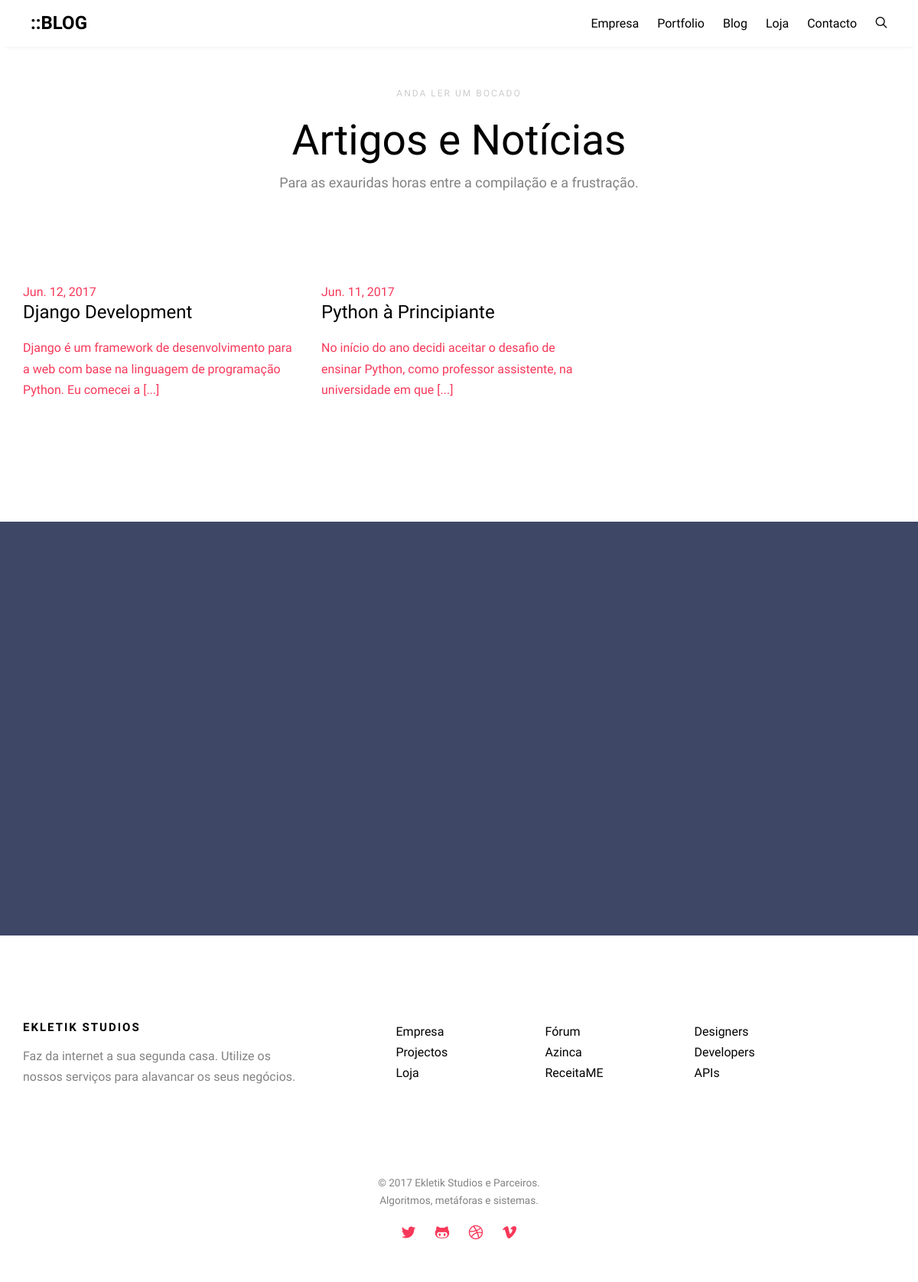
Before: /blog/ with the older database file.
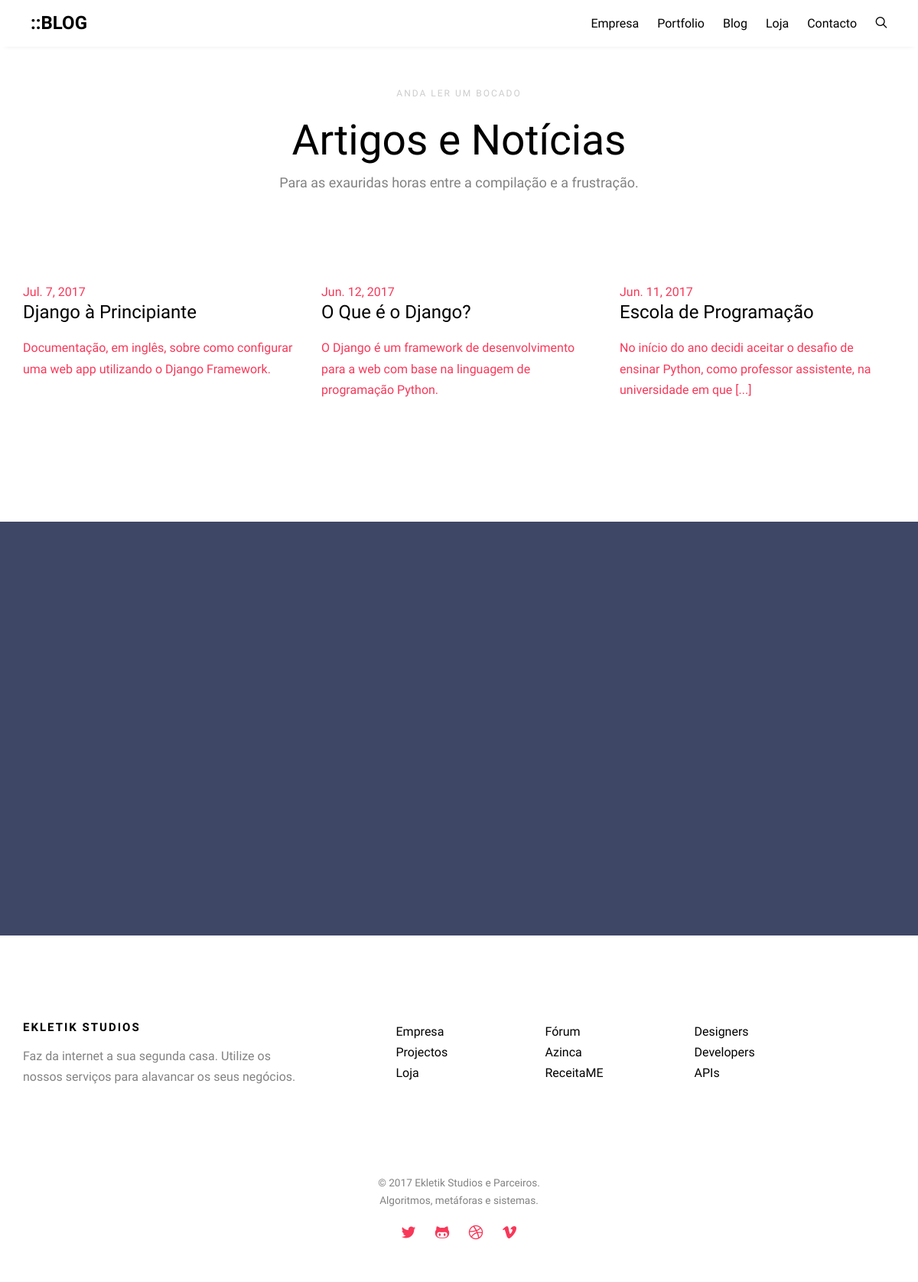
After: the same page with the newer database file.
### Blog/models.py (models this page shows, shortened)
class Artigo(models.Model):
    titulo   = models.CharField(max_length=100)
    autor  = models.ForeignKey(Pessoa, default=1)
    richmedia = models.BooleanField(default=False)
    destaque = models.BooleanField(default=False)
    artigo = models.TextField()
    sumario = models.CharField(max_length=350, blank=True)
    imagem = models.ImageField(upload_to='artigos', blank=True, max_length=100)
    tema  = models.CharField(max_length=20, choices=TOPIC_CHOICES, default='G')
    data   = models.DateField(auto_now=False, default=date.today)
    status = models.CharField(max_length=1, choices=STATUS_CHOICES, default='d')
    slug = models.SlugField(unique=True, default=uuid.uuid1)
    class Meta:
        verbose_name_plural = 'Artigos, Blogues e Notícias'

### Blog/views.py (the view)
# urls.py: url(r'^blog/autor/(?P<autor>\D+)', B.doautor, name='doautor'),
def blog(request):
    Artigos = Artigo.objects.filter(status='p').order_by('-data')
    return render(request, 'Blog/blog.html', {
        'main': 'home',
        'pagina': 'Blog',
        'artigos': Artigos,
    })

### templates/Blog/blog.html (shortened to what this page needs)
{% extends 'geral.html' %}
{% load static from staticfiles %}
{% block theme-css %}
<link rel="stylesheet" href="{% static "css/geral.css" %}">
{% endblock theme-css %}
{% block blogue%}
<div id="ek-blog" class="ek-bg-section">
  <div class="container">
    <div class="row animate-box row-pb-md" data-animate-effect="fadeInUp">
      <div class="col-md-8 col-md-offset-2 text-left ek-heading">
        <span class="text-center">Anda Ler Um Bocado</span>
        <h2 class="text-center">
            Artigos e Notícias
        </h2>
        <p class="text-center">Para as exauridas horas entre a compilação e a frustração.</p>
      </div>
    </div>
    <div class="row">
    {% for i in artigos %}
      <div class="col-lg-4 col-md-6 col-sm-6 animate-box" data-animate-effect="fadeInUp">
        <a href="{% url 'artigo' i.titulo %}">
        <div class="ek">
          <span class="ek-date">{{ i.data }}</span>
          <h3>{{ i.titulo }}</h3>
            {% if i.sumario %}
                <p>{{ i.sumario }}</p>
            {% else %}
                <p>{{ i.artigo | slice:"110" }} [...]</p>
            {% endif %}
            <br>
        </div>
        </a>
      </div>
    {% endfor %}
    </div>
  </div>
</div>
{% endblock blogue%}

Changed rows visible on the page:
added Artigo: data "Jul. 7, 2017", titulo "Django à Principiante", sumario "Documentação, em inglês, sobre como configurar uma web app utilizando o Django Framework."
changed Artigo: titulo "Django Development" → "O Que é o Django?"; sumario (not shown) → "O Django é um framework de desenvolvimento para a web com base na linguagem de programação Python."; artigo "Django é um framework de desenvolvimento para a web com base na linguagem de programação Python. Eu comecei a" → (not shown)
changed Artigo: titulo "Python à Principiante" → "Escola de Programação"
